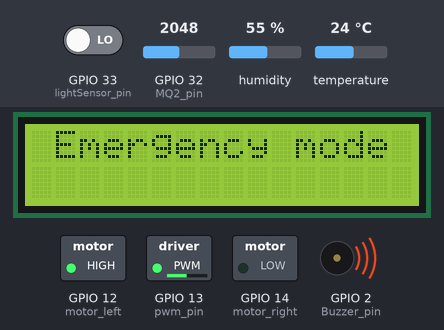
The sketch below on a simulated ESP32. Shown: 16×2 character LCD, switched loads named in the sketch (green lamp = pin HIGH), buzzer (waves = sounding). Inputs (shaded band) come from the test bench; at power-on: GPIO 32 (MQ2_pin) = 2048, GPIO 33 (lightSensor_pin) LOW, humidity 55 %, temperature 24 °C. WiFi joins after 1.5 s; servers stay silent unless stated; the local clock reads 2024-03-15 10:24:30 at power-on unless the sketch sets it; what the sketch prints to the serial monitor is not drawn.

Above: at 3.26 s.
4.3 s: GPIO 32 (MQ2_pin) set to 437
5.9 s: GPIO 32 (MQ2_pin) set to 385
At 6.9 s:
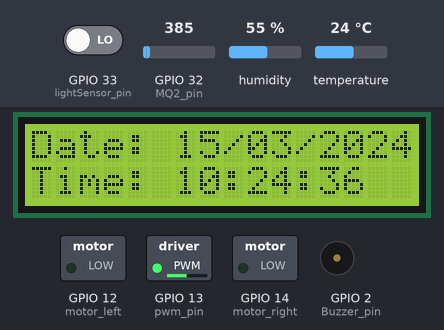
9.0 s: GPIO 32 (MQ2_pin) set to 491
At 10.3 s:
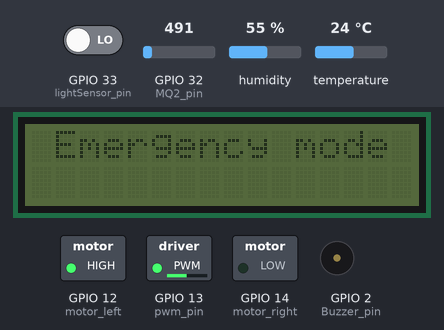
Timing chart, 0 to 16.8 s (numbered marks = the images above; inputs shaded):
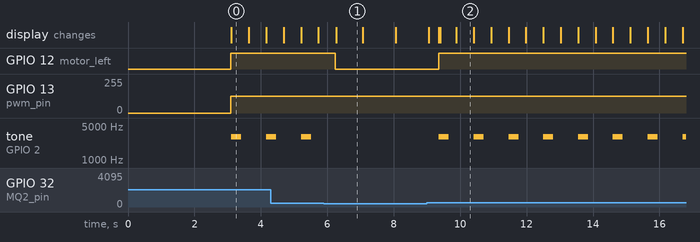

The sketch:

home.ino
```cpp
#include <Arduino.h>
#include <WiFi.h>
#include "ESPAsyncWebServer.h"
#include <Arduino_JSON.h>
#include "DHT11.h"       // DHT11 sensor lib
#include "lightSensor.h" // Light sensor lib
#include "MQ2.h"         // Gas sensor lib
#include "RealTime.h"    // RealTime lib
#include "LCD1602.h"     // LCD16x02 lib
#include "emergency.h"   // Emergency mode lib
#include "motor.h"       // Motor driver lib

#define EMERGENCY 1
#define NORMAL 0

const int sleepDuration = 5000000; // Set sleep duration in microseconds (e.g.,10s)
unsigned long currentTime = millis();
unsigned long startTime = 0; // Variable to track the start time of NORMAL mode

class Sensor : public DHTSensor, public LightSensor, public MQ2 {
public:
  DHTSensor dht11;
  LightSensor lightsensor;
  MQ2 gasSensor;
  void setupSensor();
  void ReadSensor();
};

void Sensor::setupSensor() {
  dht11.setupDHT11();
  lightsensor.setupLightSensor();
  gasSensor.setupMQ2();
}

void Sensor::ReadSensor() {
  dht11.ReadSensor();
  lightsensor.ReadSensor();
  gasSensor.ReadSensor();
}

Sensor sensor;
RealTime timer;
LCD1602 lcd;
Emgergency em_mode;
Motor motorController;

RTC_DATA_ATTR bool modeState = NORMAL;
RTC_DATA_ATTR bool modetmp = NORMAL;


const char index_html[] PROGMEM = R"rawliteral(
<!DOCTYPE HTML><html>
<head>
  <title>ESP32 Sensor Dashboard</title>
  <meta name="viewport" content="width=device-width, initial-scale=1">
  <link rel="icon" href="data:,">
  <style>
    body {
      font-family: Arial, sans-serif;
      margin: 0;
      text-align: center;
      background-color: #f7f7f7;
    }
    h1 {
      background-color: #4CAF50;
      color: white;
      padding: 20px;
      margin: 0;
    }
    .container {
      display: grid;
      grid-template-columns: repeat(2, 1fr); /* 2 cột */
      grid-gap: 20px; /* Khoảng cách giữa các phần tử */
      margin: 20px auto;
      padding: 0 20px;
      max-width: 600px; /* Giới hạn chiều rộng tối đa */
    }
    .card {
      background-color: white;
      box-shadow: 0 4px 8px rgba(0, 0, 0, 0.2);
      border-radius: 8px;
      padding: 20px;
      text-align: center;
    }
    .card .title {
      font-size: 1.2rem;
      font-weight: bold;
      margin-bottom: 10px;
    }
    .card .value {
      font-size: 2rem;
      font-weight: bold;
    }
    .temperature {
      border-top: 5px solid #FF5722;
    }
    .humidity {
      border-top: 5px solid #2196F3;
    }
    .light {
      border-top: 5px solid #FFC107;
    }
    .gas {
      border-top: 5px solid #9C27B0;
    }
  </style>
</head>
<body>
  <h1>ESP32 Sensor Dashboard</h1>
  <div class="container">
    <div class="card temperature">
      <div class="title">Temperature</div>
      <div class="value"><span id="temperature">0</span> &deg;C</div>
    </div>
    <div class="card humidity">
      <div class="title">Humidity</div>
      <div class="value"><span id="humidity">0</span> %</div>
    </div>
    <div class="card light">
      <div class="title">Light Intensity</div>
      <div class="value"><span id="light">0</span></div>
    </div>
    <div class="card gas">
      <div class="title">Gas Level</div>
      <div class="value"><span id="gas">0</span></div>
    </div>
  </div>

  <script>
    if (!!window.EventSource) {
      var source = new EventSource('/events');
      source.addEventListener('sensor_data', function(e) {
        var data = JSON.parse(e.data);
        document.getElementById("temperature").innerHTML = data.temperature;
        document.getElementById("humidity").innerHTML = data.humidity;
        document.getElementById("light").innerHTML = data.light;
        document.getElementById("gas").innerHTML = data.gas;
      }, false);
    }
  </script>
</body>
</html>
)rawliteral";


// JSON object to hold sensor data
JSONVar sensorData;

// Create server
AsyncWebServer server(80);
AsyncEventSource events("/events");

void setup() {
  Serial.begin(115200);
  sensor.setupSensor();
  timer.setupTime();
  WiFi.mode(WIFI_STA);
  wifiController.connectWifi();
  Serial.println("Connected to WiFi");
  Serial.print("IP Address: ");
  Serial.println(WiFi.localIP());
  lcd.setupLCD();
  em_mode.setupBuzzer();
  motorController.setupMotor();
  esp_sleep_enable_timer_wakeup(sleepDuration);

  // Set up web server
  server.on("/", HTTP_GET, [](AsyncWebServerRequest* request) {
    request->send_P(200, "text/html", index_html);
  });

  events.onConnect([](AsyncEventSourceClient* client) {
    Serial.println("Client connected!");
  });
  server.addHandler(&events);
  server.begin();
}

void enterDeepSleepMode() {
  Serial.println("Entering deep sleep...");
  lcdController.clear();
  lcdController.noBacklight();
  delay(10);
  esp_deep_sleep_start();
}

void loop() {


  sensor.ReadSensor(); // Đọc tất cả cảm biến trước
  Serial.printf("MQ2 Value: %d\n", sensor.gasSensor.getMQ2Value());
  Serial.printf("Temperature: %s°C\n", sensor.dht11.getTemperature());
  Serial.printf("Humidity: %s%%\n", sensor.dht11.getHumidity());
  Serial.printf("Light Intensity: %d\n", sensor.lightsensor.GetlightIntensity());
  timer.GetTime();
  timer.PrintTime();

  if (modetmp != modeState) {
    lcdController.clear();
    modetmp = modeState;  // Update modetmp to reflect the new mode
    if (modeState == NORMAL) {
      startTime = millis(); // Reset start time when entering NORMAL mode
    }
  }
  if (sensor.gasSensor.getMQ2Value() > 400) {
    modeState = EMERGENCY;
  } else {
    modeState = NORMAL;
  }

  if (modeState == EMERGENCY) {
    motorController.MotorOn();
    em_mode.EmergencyMode();
  } else {
    motorController.MotorOff();
    lcdController.backlight();
    lcd.displayLCD(sensor.dht11, timer);

    // Gửi dữ liệu lên web server
    sensorData["temperature"] = sensor.dht11.getTemperature();
    sensorData["humidity"] = sensor.dht11.getHumidity();
    sensorData["light"] = sensor.lightsensor.GetlightIntensity();
    sensorData["gas"] = sensor.gasSensor.getMQ2Value();

    static unsigned long lastTime = 0;
    unsigned long now = millis();
    if (now - lastTime > 5000) {
      String jsonString = JSON.stringify(sensorData);
      events.send(jsonString.c_str(), "sensor_data", millis());
      lastTime = now;
    }

    if ((timer.GetHour() < 5 || timer.GetHour() > 22) && millis() - startTime >= 100000) {
      enterDeepSleepMode();
    }
  }
}
```

DHT11.h
```cpp
#ifndef DHT11_H
#define DHT11_H
#include "DHTesp.h"
class DHTSensor{
  protected:
  int DHT_pin;
  String temp,hum;
  DHTesp dhtSensor;
  public:
  friend class LCD1602;
  void setupDHT11();
  void ReadSensor();
  String getTemperature() { return this->temp; }
  String getHumidity() { return this->hum; }
};
void DHTSensor::setupDHT11(){
  DHT_pin=18;
  dhtSensor.setup(DHT_pin, DHTesp::DHT22);
  Serial.println("Set up DHT Sensor Successfull");
}
void DHTSensor::ReadSensor(){
  TempAndHumidity data =dhtSensor.getTempAndHumidity();
  temp = String(data.temperature, 1);
  hum = String(data.humidity, 1);
  Serial.print("temp: ");Serial.println(this->temp);
  Serial.print("hum: ");Serial.println(this->hum);
  if (!isnan(data.temperature) && !isnan(data.humidity))
  {
    temp = String(data.temperature, 1);
    hum = String(data.humidity, 1);
  }
  else
  {
    temp = "NaN";
    hum = "NaN";
  }
//  Serial.println(temp);
//  Serial.println(hum);
}
#endif
```

MQ2.h
```cpp
class MQ2{
  protected:
  int MQ2_pin;
  int MQ2Value;
  public:
  void setupMQ2();
  void ReadSensor();

  int getMQ2Value(){
    return this->MQ2Value;
  }
};
void MQ2::setupMQ2(){
  MQ2_pin=32;
  pinMode(MQ2_pin,INPUT);
  Serial.println("Set up gas sensor oke");
}
void MQ2::ReadSensor(){
  static unsigned long lastReadTime = 0;
  unsigned long now = millis();
  if (now - lastReadTime > 500) { // Đọc mỗi 500ms
    MQ2Value = analogRead(MQ2_pin);
    Serial.printf("MQ2 Value: %d\n", MQ2Value);
    lastReadTime = now;
  }
}
```

RealTime.h
```cpp
#include <WiFi.h>
#include "time.h"
const char* ntpServer = "pool.ntp.org";
const long  gmtOffset_sec = 7 * 3600;  // GMT+7, đổi sang giây
const int   daylightOffset_sec = 3600;

class WiFiController{
  protected:
  const char* ssid;
  const char* password;
  public:
  friend class RealTime;
  void connectWifi();
  void disconnectWifi();
};
void WiFiController::connectWifi(){
  // Connect to Wi-Fi
  ssid="Son";
  password = "77687768";

  Serial.begin(115200);

  // Kết nối Wi-Fi
  Serial.print("Connecting to ");
  Serial.println(ssid);
  WiFi.begin(ssid, password);
  while (WiFi.status() != WL_CONNECTED) {
    delay(500);
    Serial.print(".");
  }
  Serial.println("");
  Serial.println("WiFi connected.");

}
void WiFiController::disconnectWifi(){
  // Ngắt kết nối Wi-Fi vì không cần nữa
  WiFi.disconnect(true);
  WiFi.mode(WIFI_OFF);
}
WiFiController wifiController;

class RealTime{
  protected:

  int hour, minute, second, day, month, year;
  char weekDay[10];
  char monthName[10];
  public:
  friend class LCD1602;
  void setupTime();
  void GetTime();
  void PrintTime();
  int GetHour(){
    return hour;
  }
  int GetMinute(){
    return minute;
  }
  int GetSecond(){
    return second;
  }
};
void RealTime::setupTime(){
  wifiController.connectWifi();
  // Cấu hình và lấy thời gian từ NTP
  configTime(gmtOffset_sec, daylightOffset_sec, ntpServer);
  GetTime();
  Serial.println("Set up time OK");
  wifiController.disconnectWifi();
}
void RealTime::GetTime(){
  struct tm timeinfo;
  while (!getLocalTime(&timeinfo)) {
    Serial.println("Failed to obtain time");
    return;
  }

  // Gán các giá trị thời gian vào biến
  hour = timeinfo.tm_hour;
  minute = timeinfo.tm_min;
  second = timeinfo.tm_sec;
  day = timeinfo.tm_mday;
  month = timeinfo.tm_mon + 1;  // tm_mon tính từ 0
  year = timeinfo.tm_year + 1900;  // tm_year tính từ 1900

  // Lưu trữ ngày và tháng dưới dạng chuỗi
  strftime(weekDay, sizeof(weekDay), "%A", &timeinfo);
  strftime(monthName, sizeof(monthName), "%B", &timeinfo);
}
void RealTime::PrintTime(){
  // Serial.println("Stored Time:");
  Serial.printf("Date: %s, %s %d, %d\n", weekDay, monthName, day, year);
  Serial.printf("Time: %02d:%02d:%02d\n", hour, minute, second);
  Serial.println();
}
```

emergency.h
```cpp
class Emgergency{
  protected:
  int Buzzer_pin;
  public:
  void setupBuzzer();
  void Turn_On_Buzzer();
  void EmergencyMode();
};
unsigned long lastBlinkTime = 0;
bool lcdBlinking = false;

void Emgergency::setupBuzzer(){
  Buzzer_pin=2;
}

void Emgergency::Turn_On_Buzzer(){
  tone(Buzzer_pin, 3000, 300);
}

void Emgergency::EmergencyMode(){
  // Tất cả đèn phải tắt.
  unsigned long currentTime=millis();
  lcdController.setCursor(1, 0);
  lcdController.print("Emergency mode");
  if (currentTime - lastBlinkTime >= 500) {
      lcdBlinking = !lcdBlinking;  // Toggle blinking state

      if (lcdBlinking) {
        lcdController.backlight();           // Turn on LCD backlight
        Turn_On_Buzzer();     // Buzzer ON
      } else {
        lcdController.noBacklight();         // Turn off LCD backlight
      }

      lastBlinkTime = currentTime; // Update last blink time
    }
}
```

lightSensor.h
```cpp
class LightSensor{
  protected:
  int lightSensor_pin;
  int lightValue;
  public:
  void setupLightSensor();
  void ReadSensor();
  int GetlightIntensity(){

    return this->lightValue;
  }
};
void LightSensor::setupLightSensor(){
  lightSensor_pin=33;
  pinMode(lightSensor_pin,INPUT);
  Serial.println("Set up light sensor oke");
}
void LightSensor::ReadSensor(){
  lightValue=digitalRead(lightSensor_pin);
  // Serial.print("light val: ");
  // Serial.println(lightValue);
  // lightValue=10;
}
```

motor.h
```cpp
class Motor{
  int motor_left;
  int motor_right;
  int pwm_pin;
  public:
  void setupMotor();
  void MotorOn();
  void MotorOff();
};

void Motor::setupMotor(){
  pwm_pin = 13;
  motor_left = 12;
  motor_right = 14;
  pinMode(motor_left, OUTPUT);
  pinMode(motor_right, OUTPUT);
  pinMode(pwm_pin, OUTPUT);
}
void Motor::MotorOn(){
  digitalWrite(motor_left, HIGH);
  digitalWrite(motor_right, LOW);
  analogWrite(pwm_pin, 125);
}

void Motor::MotorOff(){
  digitalWrite(motor_left, LOW);
  digitalWrite(motor_right, LOW);
}
```

LCD1602.h
```cpp
#ifndef LCD1602_H
#define LCD1602_H

#include <Wire.h>
#include <LiquidCrystal_I2C.h>

LiquidCrystal_I2C lcdController(0x27, 16, 2);  // Địa chỉ I2C của LCD có thể là 0x3F hoặc 0x27

unsigned long previousMillis = 0;
const long interval = 30000;  // 30 giây
RTC_DATA_ATTR bool showTime = true;         // Bắt đầu bằng việc hiển thị thời gian

class LCD1602{
  public:
  void setupLCD();
  void displayTimeOnLCD(RealTime& timer);
  void displayTemperatureAndHumidityOnLCD(DHTSensor& dht11);
  void displayLCD(DHTSensor& dht11, RealTime& timer);
};
void LCD1602::setupLCD(){
  Wire.begin(21,22);
  lcdController.init();         // Initialize LCD
  lcdController.backlight();    // Turn on the backlight
  lcdController.clear();        // Clear any previous data
  Serial.println("LCD Set up OK");
}

 void LCD1602::displayTimeOnLCD(RealTime& timer) {
        lcdController.setCursor(0, 0);
        lcdController.printf("Date: %02d/%02d/%d", timer.day, timer.month, timer.year);
        lcdController.setCursor(0, 1);
        lcdController.printf("Time: %02d:%02d:%02d", timer.hour, timer.minute, timer.second);
//        Serial.println(timer.day);
//        Serial.println(timer.month);
//        Serial.println(timer.year);
    }
//
//
void LCD1602::displayTemperatureAndHumidityOnLCD(DHTSensor& dht11) {
        if (dht11.temp=="NaN"||dht11.hum=="NaN") {
            lcdController.setCursor(0, 0);
            lcdController.print("Error reading");
            lcdController.setCursor(0, 1);
            lcdController.print("sensor data");
            return;
        }
          lcdController.setCursor(0, 0);
          lcdController.print("Temp: " + dht11.temp + " oC");
          lcdController.setCursor(0, 1);
          lcdController.print("Hum: " + dht11.hum + " %");
    }

void LCD1602::displayLCD(DHTSensor& dht11, RealTime& timer){
  unsigned long currentMillis = millis();

  // Cập nhật nội dung hiển thị mỗi 30 giây
  if (currentMillis - previousMillis >= interval) {
    previousMillis = currentMillis;
    showTime = !showTime;  // Đổi trạng thái hiển thị giữa thời gian và nhiệt độ/độ ẩm
    lcdController.clear();
  }

  if (showTime) {
    displayTimeOnLCD(timer);
  } else {
    displayTemperatureAndHumidityOnLCD(dht11);
  }
}
#endif
```

Measured:
- the behaviour switches between 401 and 400 on GPIO 32 (MQ2_pin) (found by bisection; images 0 and 1)
- after the input at 5.9 s, GPIO 12 (motor_left): HIGH → LOW after 0.34 s; tone on GPIO 2 (Buzzer_pin): stops changing and stays silent; the display: changes after 0.37 s (image 1)
- after the input at 9.0 s, GPIO 12 (motor_left): LOW → HIGH after 0.35 s; tone on GPIO 2 (Buzzer_pin): alternates 3000 Hz for 0.30 s and silent for 0.75 s, starting after 0.36 s; the display: first differs from a run without the input after 0.36 s (image 2 shows a later state)
- what the display in image 0 shows lasts 0.5 s, from 3.1 s to 3.6 s
- what the display in image 1 shows lasts 0.8 s, from 6.3 s to 7.1 s
